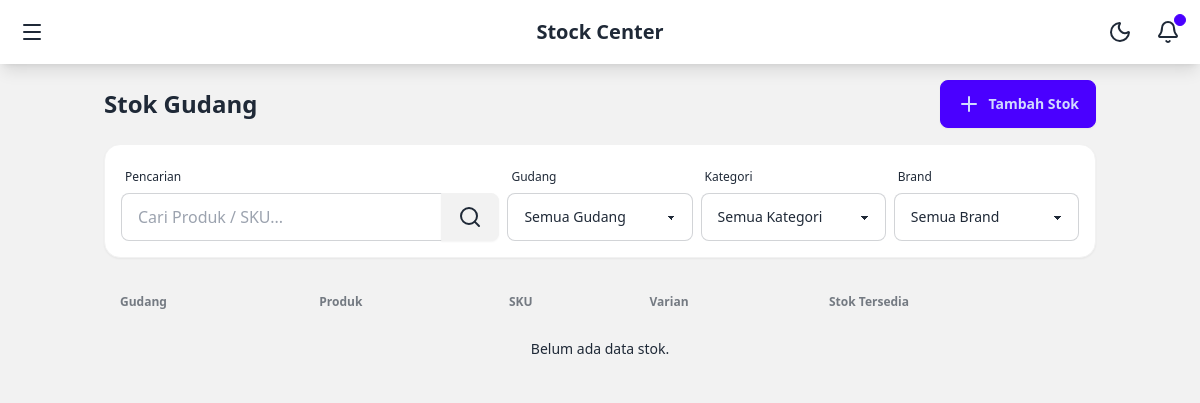
The page /inventory/ (signed in) on the database as committed earlier.
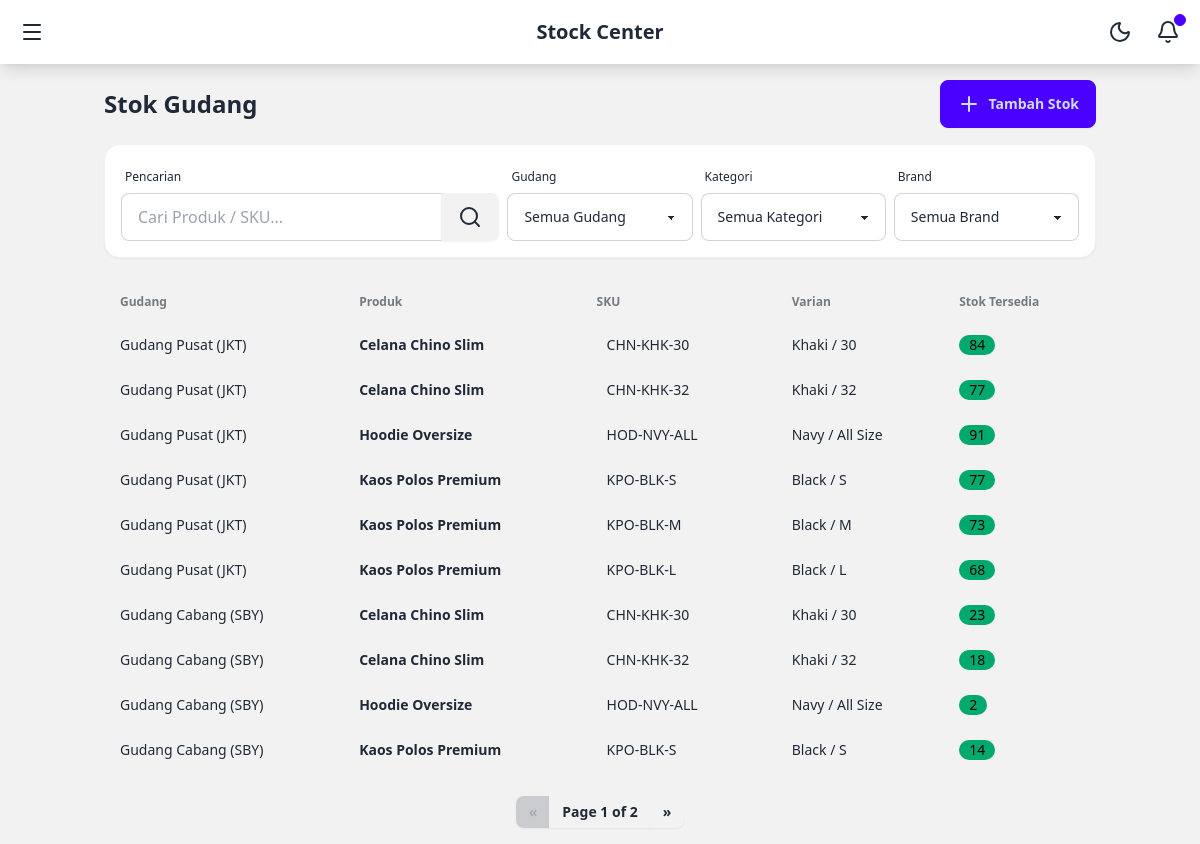
The same page on the database as committed later.
### core/models.py (models this page shows, shortened)
class WarehouseStock(models.Model):
    warehouse = models.ForeignKey(Warehouse, on_delete=models.CASCADE, related_name='stocks')
    variant = models.ForeignKey(Variant, on_delete=models.CASCADE)
    qty_available = models.IntegerField(default=0)
    class Meta:
        unique_together = ('warehouse', 'variant')

class Warehouse(models.Model):
    name = models.CharField(max_length=255)
    location = models.CharField(max_length=255)
    is_active = models.BooleanField(default=True)

class Variant(models.Model):
    product = models.ForeignKey(Product, on_delete=models.CASCADE, related_name='variants')
    sku = models.CharField(max_length=100, unique=True, help_text="QR Code content")
    color = models.CharField(max_length=50)
    size = models.CharField(max_length=50)
    default_price = models.DecimalField(max_digits=12, decimal_places=2)

class Product(models.Model):
    name = models.CharField(max_length=255)
    category = models.CharField(max_length=100)
    brand = models.CharField(max_length=100)
    is_active = models.BooleanField(default=True)

### core/views.py (the view)
# urls.py: path('inventory/', views.InventoryListView.as_view(), name='inventory_list'),
@method_decorator(login_required, name='dispatch')
class InventoryListView(ListView):
    model = WarehouseStock
    template_name = 'inventory/list.html'
    context_object_name = 'stocks'
    paginate_by = 10
    def get_queryset(self):
        queryset = WarehouseStock.objects.select_related('warehouse', 'variant__product').order_by('warehouse', 'variant__product__name')
        query = self.request.GET.get('q')
        if query:
            queryset = queryset.filter(
                Q(variant__product__name__icontains=query) |
                Q(variant__sku__icontains=query) |
                Q(variant__color__icontains=query)
            )
        warehouse_id = self.request.GET.get('warehouse')
        if warehouse_id:
            queryset = queryset.filter(warehouse_id=warehouse_id)
        category = self.request.GET.get('category')
        if category:
            queryset = queryset.filter(variant__product__category=category)
        brand = self.request.GET.get('brand')
        if brand:
            queryset = queryset.filter(variant__product__brand=brand)
        return queryset
    def get_context_data(self, **kwargs):
        context = super().get_context_data(**kwargs)
        context['warehouses'] = Warehouse.objects.all()
        context['categories'] = Product.objects.values_list('category', flat=True).distinct().order_by('category')
        context['brands'] = Product.objects.values_list('brand', flat=True).distinct().order_by('brand')
        return context

### templates/inventory/list.html (shortened to what this page needs)
{% extends 'base.html' %}
{% block content %}
<div class="flex flex-col gap-4 mb-6">
    <div class="flex flex-col lg:flex-row justify-between items-start lg:items-center gap-4">
        <h1 class="text-2xl font-bold">Stok Gudang</h1>
        <a href="{% url 'stock_in' %}" class="btn btn-primary w-full lg:w-auto">
            <i data-lucide="plus"></i> <span class="inline">Tambah Stok</span>
        </a>
    </div>
    <form method="get" class="bg-base-100 p-4 rounded-box shadow-sm border border-base-200">
        <div class="grid grid-cols-1 sm:grid-cols-2 lg:grid-cols-5 gap-2 items-end">
            <div class="form-control lg:col-span-2">
                <label class="label"><span class="label-text-alt">Pencarian</span></label>
                <div class="join w-full">
                    <input type="text" name="q" placeholder="Cari Produk / SKU..." class="input input-bordered join-item w-full" value="{{ request.GET.q|default:'' }}">
                    <button class="btn join-item"><i data-lucide="search"></i></button>
                </div>
            </div>
            <div class="form-control">
                <label class="label"><span class="label-text-alt">Gudang</span></label>
                <select name="warehouse" class="select select-bordered w-full" onchange="this.form.submit()">
                    <option value="">Semua Gudang</option>
                </select>
            </div>
            <div class="form-control">
                <label class="label"><span class="label-text-alt">Kategori</span></label>
                <select name="category" class="select select-bordered w-full" onchange="this.form.submit()">
                    <option value="">Semua Kategori</option>
                </select>
            </div>
             <div class="form-control">
                <label class="label"><span class="label-text-alt">Brand</span></label>
                <select name="brand" class="select select-bordered w-full" onchange="this.form.submit()">
                    <option value="">Semua Brand</option>
                </select>
            </div>
        </div>
    </form>
</div>
<div class="overflow-x-auto">
    <table class="table w-full">
        <thead>
            <tr>
                <th>Gudang</th>
                <th>Produk</th>
                <th>SKU</th>
                <th>Varian</th>
                <th>Stok Tersedia</th>
            </tr>
        </thead>
        <tbody>
            {% for stock in stocks %}
            <tr class="hover">
                <td>{{ stock.warehouse.name }}</td>
                <td class="font-bold">{{ stock.variant.product.name }}</td>
                <td><span class="badge badge-ghost">{{ stock.variant.sku }}</span></td>
                <td>{{ stock.variant.color }} / {{ stock.variant.size }}</td>
                <td>
                    <span class="badge {% if stock.qty_available > 0 %}badge-success{% else %}badge-error{% endif %}">
                        {{ stock.qty_available }}
                    </span>
                </td>
            </tr>
            {% empty %}
            <tr>
                <td colspan="5" class="text-center py-4">
                    {% if request.GET.q %}
                        Tidak ada stok yang cocok dengan pencarian "{{ request.GET.q }}".
                    {% else %}
                        Belum ada data stok.
                    {% endif %}
                </td>
            </tr>
            {% endfor %}
        </tbody>
    </table>
</div>
{% include 'partials/pagination.html' %}
{% endblock %}

Rows that differ between the two databases and show on the page:
added WarehouseStock: warehouse.name "Gudang Pusat (JKT)", variant.product.name "Celana Chino Slim", variant.sku "CHN-KHK-30", variant.color "Khaki", variant.size "30", qty_available "84"
added WarehouseStock: warehouse.name "Gudang Pusat (JKT)", variant.product.name "Celana Chino Slim", variant.sku "CHN-KHK-32", variant.color "Khaki", variant.size "32", qty_available "77"
added WarehouseStock: warehouse.name "Gudang Pusat (JKT)", variant.product.name "Hoodie Oversize", variant.sku "HOD-NVY-ALL", variant.color "Navy", variant.size "All Size", qty_available "91"
added WarehouseStock: warehouse.name "Gudang Pusat (JKT)", variant.product.name "Kaos Polos Premium", variant.sku "KPO-BLK-S", variant.color "Black", variant.size "S", qty_available "77"
added WarehouseStock: warehouse.name "Gudang Pusat (JKT)", variant.product.name "Kaos Polos Premium", variant.sku "KPO-BLK-M", variant.color "Black", variant.size "M", qty_available "73"
added WarehouseStock: warehouse.name "Gudang Pusat (JKT)", variant.product.name "Kaos Polos Premium", variant.sku "KPO-BLK-L", variant.color "Black", variant.size "L", qty_available "68"
added WarehouseStock: warehouse.name "Gudang Cabang (SBY)", variant.product.name "Celana Chino Slim", variant.sku "CHN-KHK-30", variant.color "Khaki", variant.size "30", qty_available "23"
added WarehouseStock: warehouse.name "Gudang Cabang (SBY)", variant.product.name "Celana Chino Slim", variant.sku "CHN-KHK-32", variant.color "Khaki", variant.size "32", qty_available "18"
added WarehouseStock: warehouse.name "Gudang Cabang (SBY)", variant.product.name "Hoodie Oversize", variant.sku "HOD-NVY-ALL", variant.color "Navy", variant.size "All Size", qty_available "2"
added WarehouseStock: warehouse.name "Gudang Cabang (SBY)", variant.product.name "Kaos Polos Premium", variant.sku "KPO-BLK-S", variant.color "Black", variant.size "S", qty_available "14"
Other text that changed with them:
{{ page_obj.number }}: (not shown) → "1"
{{ page_obj.paginator.num_pages }}: (not shown) → "2"
text no longer shown: "Belum ada data stok."
text now shown: "« Page of »"
